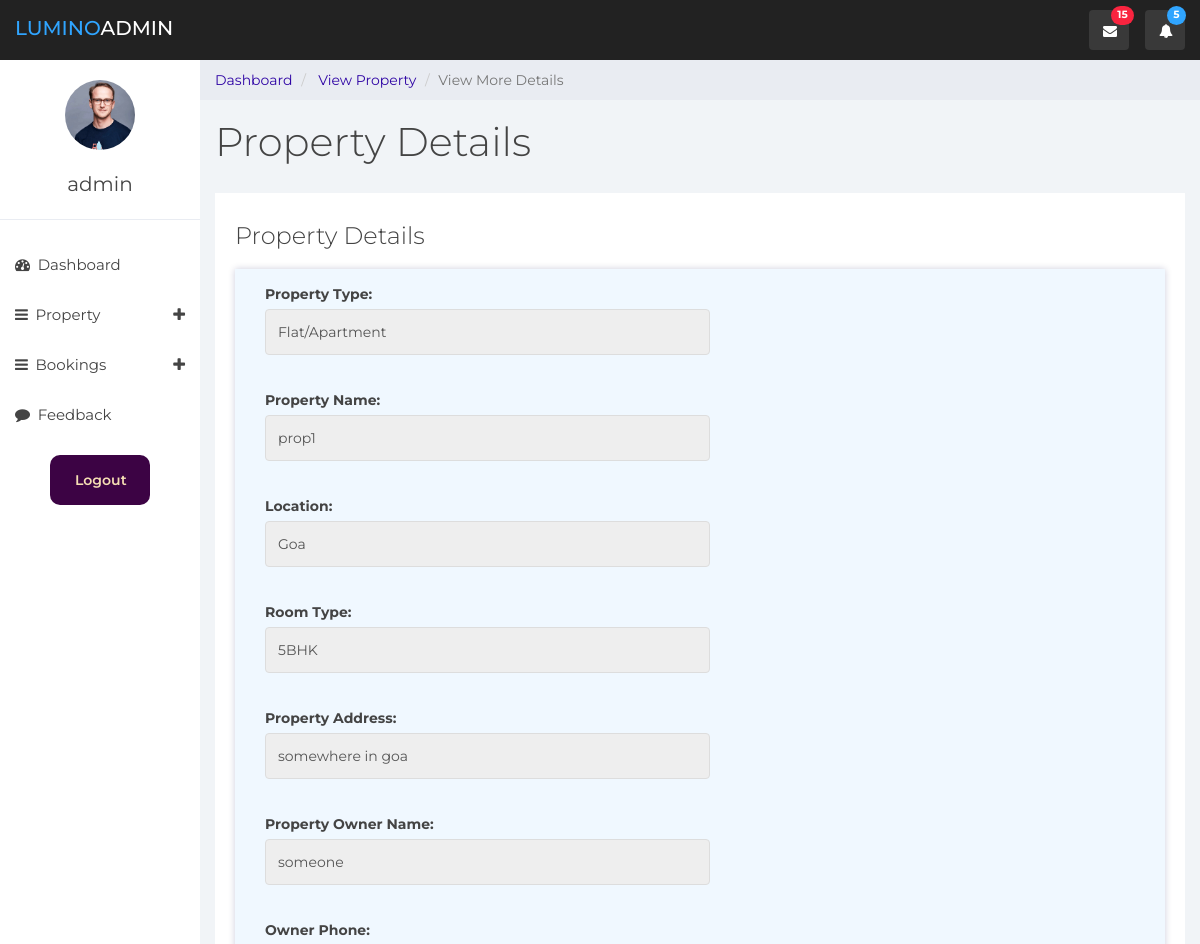
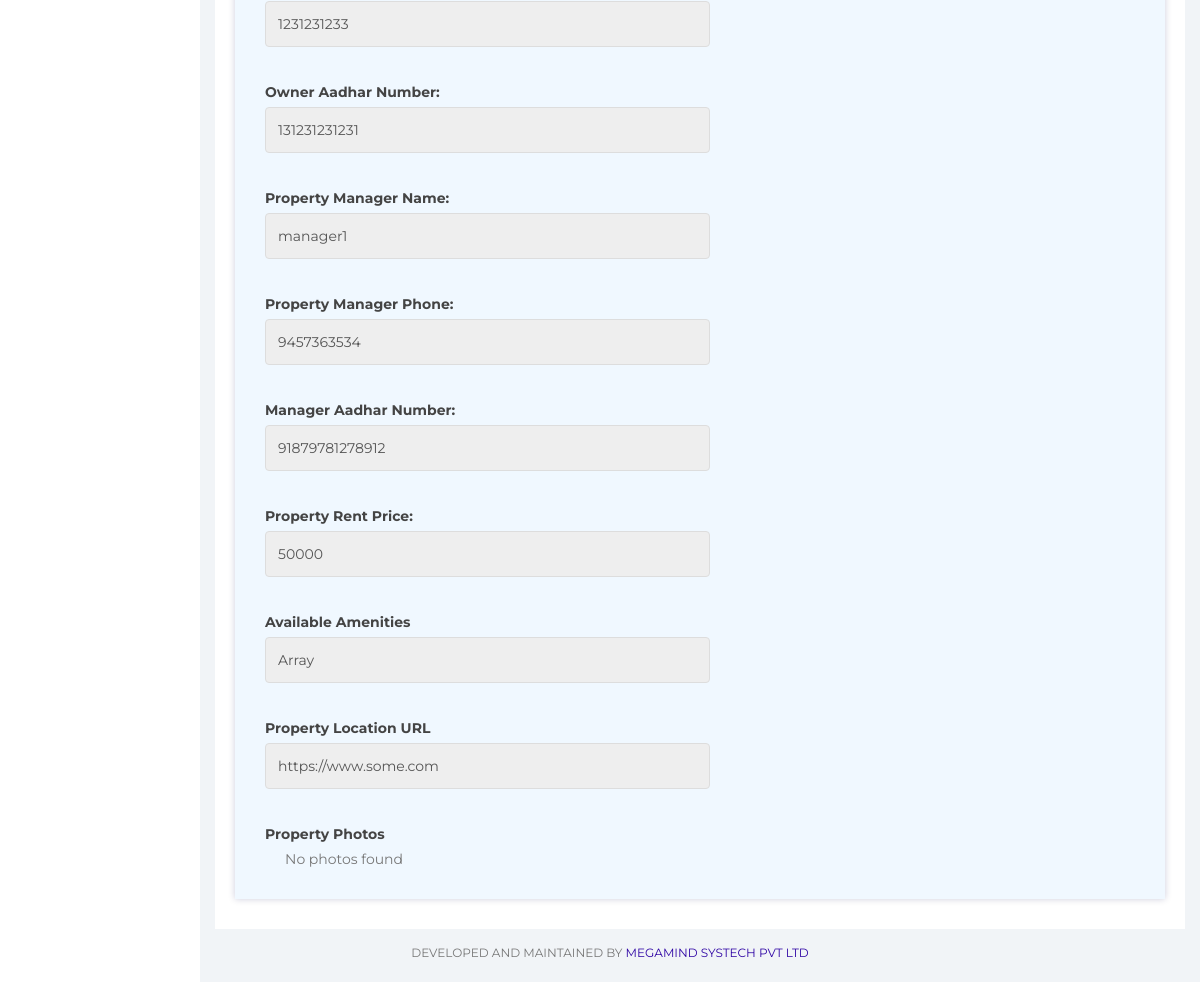
Screenshot of /viewpropertybig.php?id=1 (signed in) with the database file from the repository (2 pictures, top to bottom).
### tables this page shows
CREATE TABLE `property_data` (
  `id` int(11) NOT NULL,
  `property_type` varchar(30) NOT NULL,
  `property_name` varchar(50) NOT NULL,
  `location` varchar(30) NOT NULL,
  `room_type` varchar(30) NOT NULL,
  `propertyaddr` varchar(200) NOT NULL,
  `owner` varchar(80) NOT NULL,
  `owner_phone` varchar(10) NOT NULL,
  `owner_valid` varchar(60) NOT NULL,
  `manager_name` varchar(80) NOT NULL,
  `manage_phone` varchar(10) NOT NULL,
  `manage_valid` varchar(60) NOT NULL,
  `rent_price` varchar(15) NOT NULL,
  `amenities` varchar(120) NOT NULL,
  `location_url` varchar(500) NOT NULL,
  `deposit_amt` varchar(30) NOT NULL,
  `photos_url` varchar(10000) NOT NULL
);

### src/viewpropertybig.php (the view, shortened to what this page needs)
<?php
$profilepfp = $_SESSION['pfp'];
?>
<!DOCTYPE html>
<html>
<head>
	<link href="css/bootstrap.min.css" rel="stylesheet">
	<link href="css/font-awesome.min.css" rel="stylesheet">
	<link href="css/datepicker3.css" rel="stylesheet">
	<link href="css/styles.css" rel="stylesheet">
	<link href="custom.css" rel="stylesheet">
</head>
<body>
	<nav class="navbar navbar-custom navbar-fixed-top" role="navigation">
		<div class="container-fluid">
			<div class="navbar-header">
				<a class="navbar-brand" href="#"><span>Lumino</span>Admin</a>
				<ul class="nav navbar-top-links navbar-right">
					<li class="dropdown"><a class="dropdown-toggle count-info" data-toggle="dropdown" href="#">
						<em class="fa fa-envelope"></em><span class="label label-danger">15</span>
					</a>
					</li>
					<li class="dropdown"><a class="dropdown-toggle count-info" data-toggle="dropdown" href="#">
						<em class="fa fa-bell"></em><span class="label label-info">5</span>
					</a>
					</li>
				</ul>
			</div>
		</div>
	</nav>
	<div id="sidebar-collapse" class="col-sm-3 col-lg-2 sidebar">
		<div class="profile-sidebar">
			<div class="profile-userpic">
				<img src="<?php echo $profilepfp; ?>" class="img-responsive" alt="">
			</div>
			<div class="profile-usertitle">
				<div class="profile-usertitle-name"><?php echo($_SESSION['username']);?></div>
			</div>
		</div>
		<ul class="nav menu">
			<li><a href="index.php"><em class="fa fa-dashboard">&nbsp;</em> Dashboard</a></li>
			<li class="parent actice"><a data-toggle="collapse" href="#sub-item-1">
				<em class="fa fa-navicon">&nbsp;</em> Property <span data-toggle="collapse" href="#sub-item-1" class="icon pull-right"><em class="fa fa-plus"></em></span>
				</a>
			</li>
			<li class="parent "><a data-toggle="collapse" href="#sub-item-2">
				<em class="fa fa-navicon">&nbsp;</em> Bookings <span data-toggle="collapse" href="#sub-item-2" class="icon pull-right"><em class="fa fa-plus"></em></span>
				</a>
			</li>
			<li><a href="feedback_display.php"><em class="fa fa-comment">&nbsp;</em> Feedback</a></li>
			<a class="link-fix-2" href="logout.php"><button class="btn-fix-2">Logout</button></a>
		</ul>
	</div>
	<div class="col-sm-9 col-sm-offset-3 col-lg-10 col-lg-offset-2 main">
		<div class="row">
			<ol class="breadcrumb">
				<li><a href="index.php">
					Dashboard
				</a></li>
				<li><a href="viewproperty.php">
					View Property
				</a></li>
				<li class="active">View More Details</li>
			</ol>
		</div>
		<div class="row">
			<div class="col-lg-12">
				<h1 class="page-header">Property Details</h1>
			</div>
		</div>
<?php
$hostname = "localhost";
	$username = "root";
	$password = "";
	$database = "property_manage";
$conn = new mysqli($hostname, $username, $password, $database);
if(isset($_GET['id'])) {
    $id = $_GET['id'];
    $sql = "SELECT * FROM property_data WHERE id = $id";
    $result = $conn->query($sql);
    if ($result->num_rows > 0) {
        $row = $result->fetch_assoc();
		echo "<form class='form-format-1' role='form'>";
		echo "<div class='outer-sub-1'>";
        echo "<h3>Property Details</h3>";
		echo "<div class='sub-section-1'>";
		echo "<div class='form-group  prop-type form-format-1'>";
        echo "<label for='property_type'>Property Type:</label><br>";
        echo "<input class='form-control' type='text' id='property_type' name='property_type' value='" . $row["property_type"] . "'readonly><br>";
		echo "</div>";
		echo "<div class='form-group prop-type'>";
        echo "<label for='property_name'>Property Name:</label><br>";
        echo "<input class='form-control' type='text' id='property_name' value='".$row["property_name"]."'readonly><br>";
		echo "</div>";
		echo "<div class='form-group prop-type'>";
        echo "<label for='location'>Location:</label><br>";
        echo "<input class='form-control' type='text' id='location' value='".$row["location"]."'readonly><br>";
		echo "</div>";
		echo "<div class='form-group prop-type'>";
        echo "<label for='room_type'>Room Type:</label><br>";
        echo "<input class='form-control' type='text' id='room_type' name='room_type' value='" . $row["room_type"] . "'readonly><br>";
		echo "</div>";
		echo "<div class='form-group prop-type'>";
        echo "<label for='location'>Property Address:</label><br>";
        echo "<input class='form-control' type='text' id='propertyaddr' name='propertyaddr' value='" . $row["propertyaddr"] . "'readonly><br>";
		echo "</div>";
		echo "<div class='form-group prop-type'>";
        echo "<label for='propertyaddr'>Property Owner Name:</label><br>";
        echo "<input class='form-control' type='text' id='owner' name='owner' value='" . $row["owner"] . "'readonly><br>";
		echo "</div>";
		echo "<div class='form-group prop-type'>";
        echo "<label for='rent_price'>Owner Phone:</label><br>";
        echo "<input class='form-control' type='text' id='owner_phone' name='owner_phone' value='" . $row["owner_phone"] . "'readonly><br>";
		echo "</div>";
		echo "<div class='form-group prop-type'>";
        echo "<label for='rent_price'>Owner Aadhar Number:</label><br>";
        echo "<input class='form-control' type='text' id='owner_valid' name='owner_valid' value='" . $row["owner_valid"] . "'readonly><br>";
		echo"</div>";
		echo "<div class='form-group prop-type'>";
        echo "<label for='rent_price'>Property Manager Name:</label><br>";
        echo "<input class='form-control' type='text' id='manager_name' name='manager_name' value='" . $row["manager_name"] . "'readonly><br>";
		echo "</div>";
		echo "<div class='form-group prop-type'>";
        echo "<label for='rent_price'>Property Manager Phone:</label><br>";
        echo "<input class='form-control' type='text' id='manage_phone' name='manage_phone' value='" . $row["manage_phone"] . "'readonly><br>";
		echo "</div>";
		echo "<div class='form-group prop-type'>";
        echo "<label for='rent_price'>Manager Aadhar Number:</label><br>";
        echo "<input class='form-control' type='text' id='manage_valid' name='manage_valid' value='" . $row["manage_valid"] . "'readonly><br>";
		echo "</div>";
		echo "<div class='form-group prop-type'>";
        echo "<label for='rent_price'>Property Rent Price:</label><br>";
        echo "<input class='form-control' type='text' id='rent_price' name='rent_price' value='" . $row["rent_price"] . "'readonly><br>";
		echo "</div>";
		echo "<div class='form-group prop-type'>";
        echo "<label for='rent_price'>Available Amenities</label><br>";
        echo "<input class='form-control' type='text' id='amenities' name='amenities' value='" . $row["amenities"] . "'readonly><br>";
		echo "</div>";
		echo "<div class='form-group prop-type'>";
        echo "<label for='rent_price'>Property Location URL</label><br>";
        echo "<input class='form-control' type='text' id='location_url' name='location_url' value='" . $row["location_url"] . "'readonly><br>";
		echo "</div>";
		echo "<div class='form-group prop-type'>";
		echo "<label>Property Photos</label><br>";
		echo "<div class='photo-big-1'>";
		if(!$row['photos_url']){
			echo"<p>No photos found</p>";
		}
		else{
			$prop_photos = explode(',', $row['photos_url']);
			foreach($prop_photos as $pp){
				echo"<img src=$pp><br>";
			}
		}
		echo "</div>";
		echo "</div>";
		echo "</div>";
		echo "</div>";
		echo "</form>";
    } else {
        echo "No property found with ID: $id";
    }
} else {
    echo "No property ID specified";
}
?>
		</div>
	<?php include "footer.php";?>
</body>
</html>

### src/css/styles.css (style rules this page uses)
body { background: #f1f4f7; padding-top: 60px; font-size: 14px; color: #444444; font-family: "Montserrat", "Helvetica Neue", Helvetica, Arial, sans-serif; }
p { color: #777; }
a, a:focus { text-decoration: none; color: rgb(48, 6, 165); }
h1, h2, h3, h4, h5, h6 { color: #444444; }
h1 { font-weight: 300; font-size: 40px; }
h3, h4 { font-weight: 300; }
input.form-control { border: 1px solid #ddd; box-shadow: none; height: 46px; }
.navbar-custom { background: #222; height: 60px; }
.navbar-header .navbar-brand { color: #fff; font-size: 20px; text-transform: uppercase; font-weight: 500; height: 60px; padding-top: 18px; }
.navbar-header .navbar-brand span { color: #30a5ff; }
.dropdown { background: rgba(255, 255, 255, 0.1); float: left; margin: 10px 8px; padding: 0px; border-radius: 4px; }
.dropdown a.dropdown-toggle { color: #fff; height: 40px; width: 40px; padding-top: 11px; padding-left: 9px; }
.dropdown .label { top: -4px; left: 22px; padding-top: 4px; padding-bottom: 4px; position: absolute; border-radius: 9999px; }
.navbar-top-links li:last-child { margin-right: 15px; }
.dropdown em { margin: 0 5px; }
.label-info { background-color: #30a5ff; }
.label-danger { background-color: #f9243f; }
.navbar { border: 0; }
.sidebar { display: block; padding: 0; display: none; box-shadow: none; background: #fff; }
.sidebar ul { margin: 20px 0px; }
@media (min-width: 768px) { .sidebar { display: block; position: fixed; top: 60px; bottom: 0; left: 0; z-index: 1000; display: block; margin: 0; padding: 0; overflow-x: hidden; overflow-y: auto; } }
@media (min-width: 768px) { .navbar-header { width: 100%; } }
.sidebar ul.nav li a { height: 50px; font-size: 15px; line-height: 2em; color: #444444; }
.profile-sidebar { display: flex; justify-content: center; flex-direction: column; position: relative; padding: 10px 10px; border-bottom: 1px solid #e9ecf2; }
.profile-userpic { display: flex; justify-content: center; }
.profile-userpic img { display: flex; justify-content: center; margin: 10px; width: 70px; height: 70px; border-radius: 9999px !important; }
.profile-usertitle { display: flex; justify-content: center; text-align: center; margin: 10px; }
.profile-usertitle-name { font-size: 20px; margin-bottom: 0px; }
.breadcrumb { border-radius: 0; padding: 10px 15px 10px 15px; background: #e9ecf2; margin: 0; }
h1.page-header { margin-top: 20px; border-bottom: 0; }

### src/custom.css (style rules this page uses)
.btn-fix-2 { border: none; display: flex; margin-left: auto; margin-right: auto; width: 100px; height: 50px; color: wheat; padding: 15px 25px; border-radius: 10px; background-color: rgb(60, 3, 68); font-weight: 600; margin-top: 15px; }
.link-fix-2 { text-decoration: none !important; }
.sub-section-1 { margin: 20px; padding: 15px 10px 15px 30px; background-color: aliceblue; box-shadow: 0 0 7px rgba(1, 1, 78, 0.2); }
.form-format-1 { display: block; }
.outer-sub-1 { background-color: white; padding-top: 10px; padding-bottom: 10px; }
.outer-sub-1 h3, p { margin-left: 20px; }
.prop-type { width: 50% !important; }

### rows the page displays
property_data: property_type "Flat/Apartment", property_name "prop1", location "Goa", room_type "5BHK", propertyaddr "somewhere in goa", owner "someone", owner_phone "1231231233", owner_valid "131231231231", manager_name "manager1", manage_phone "9457363534", manage_valid "91879781278912", rent_price "50000", amenities "Array", location_url "https://www.some.com"

### other values shown
$_SESSION['username'] "admin"
